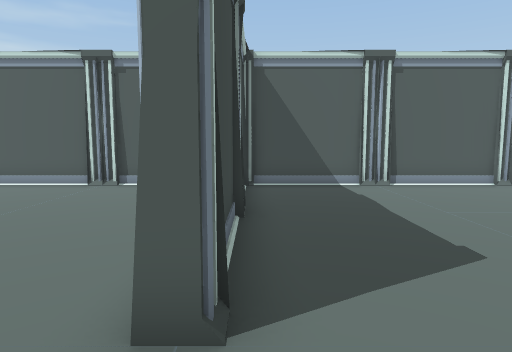
[1] (above)

17 first-person views from a walk through a 3-D level made in the Unity game engine. The camera is 1.3 m above the floor, tilts 6° down and sees 75° across. The floor is counted in squares, 1 m on a side. Each view is taken from the middle of a square. On the plan, view 1 faces up. The plan holds only what a view shows up to about 14 squares ahead; the rest is blank. The place goes on beyond the plan. The player is left out.

[2]
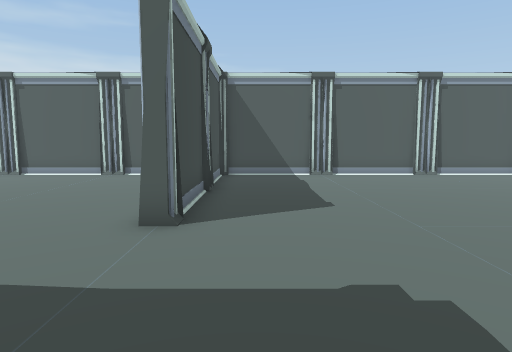

[3]
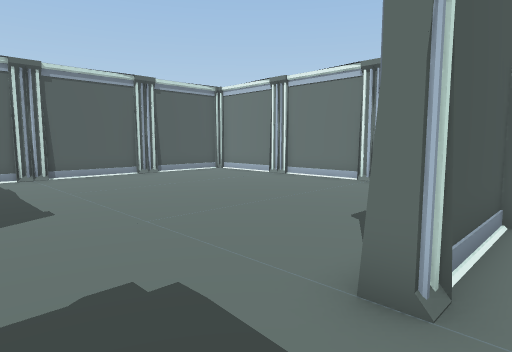

[4]
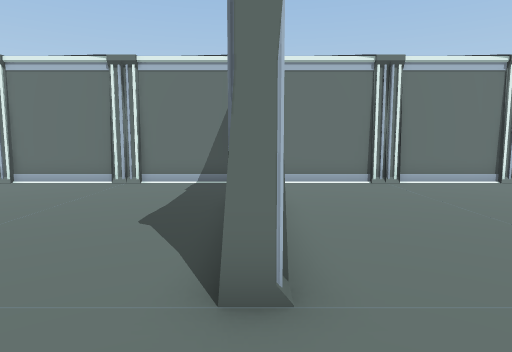

[5]
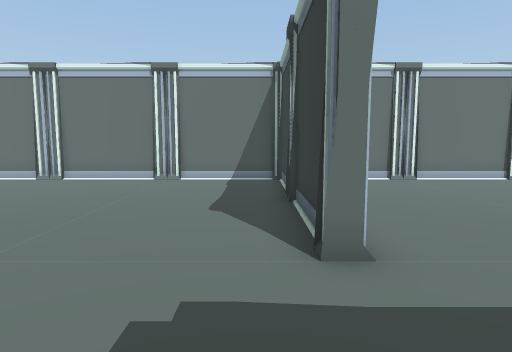

[6]
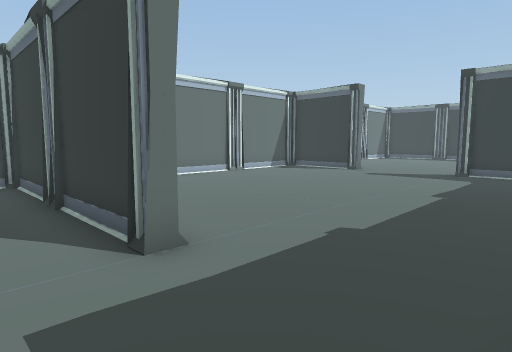

[7]
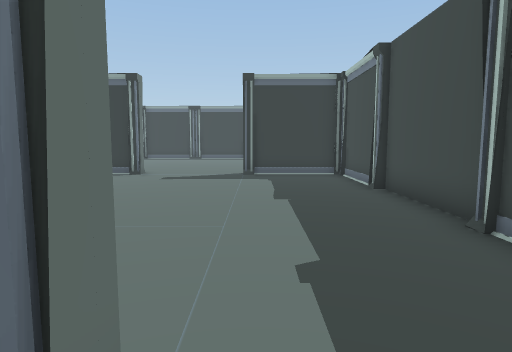

[8]
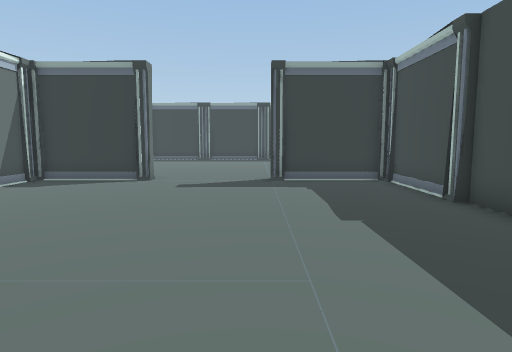

[9]
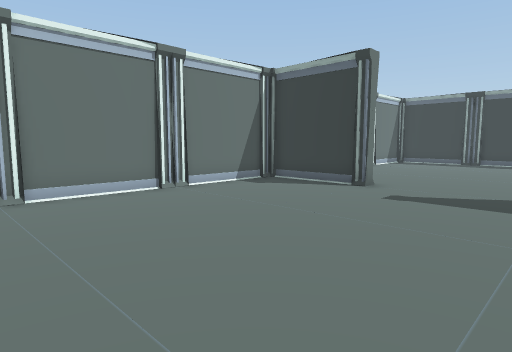

[10]
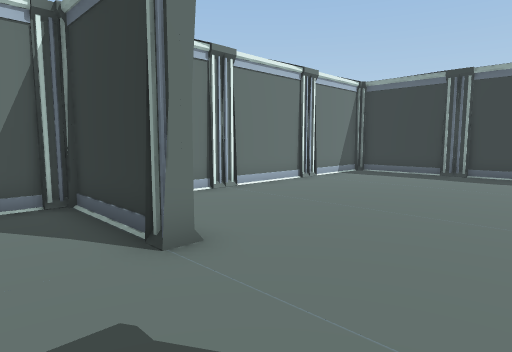

[11]
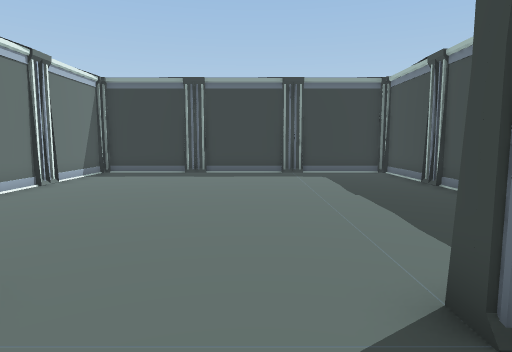

[12]
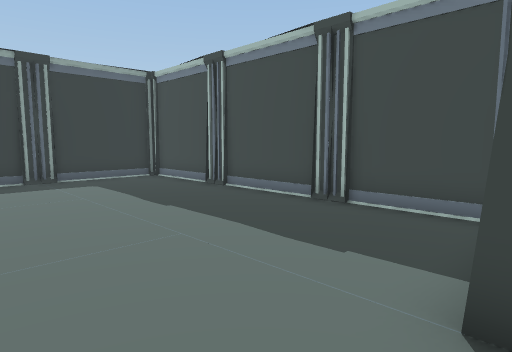

[13]
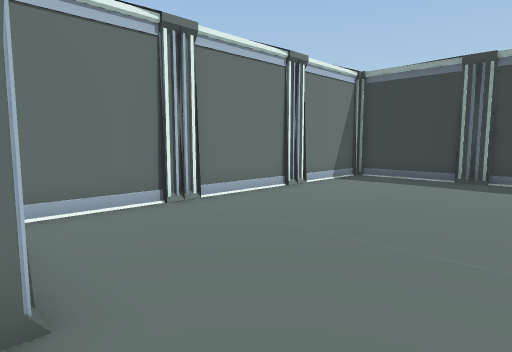

[14]
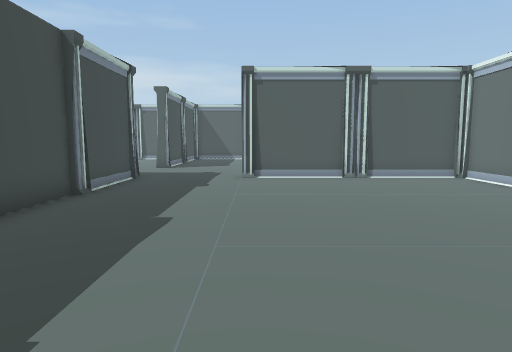

[15]
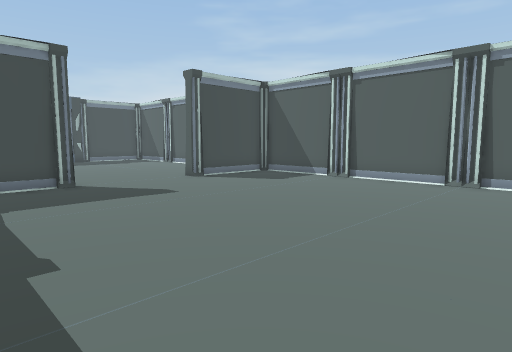

[16]
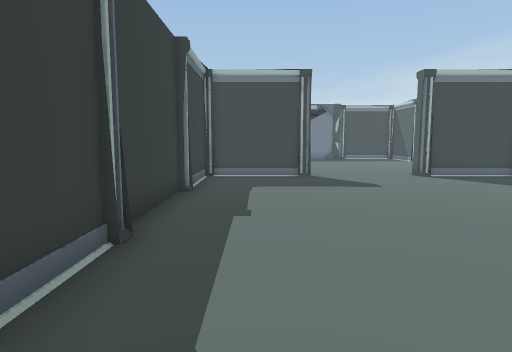

[17]
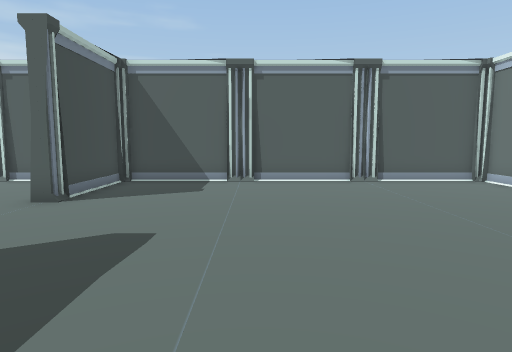

### Floor plan
Ten units are one square. View 1 is at (0, 0); x grows to the right and y downward. Boxes are objects, and circles mark ways between rooms. Rooms are numbered by the first view taken in them; rooms with no view inside come last. Other rooms are left out.
<svg viewBox="-129 -104 248 368">
<path fill="none" stroke="#000" d="M41 19 79 19M84 19 114 19 114 -78M34 19 39 19M35 21 35 16M-4 -64 -4 -29M110 -99 -4 -99M-4 -96 -4 -72M-4 20 -4 35M75 145 75 141 114 141 114 21 35 21M-4 106 -4 141 35 141 35 145M-4 35 -4 104M-2 -20 -9 -20M-89 19 -22 19M-124 -21 -124 19M-6 -86 -6 -99 -124 -99 -124 -60M-121 19 -95 19M114 224 114 150M-4 225 -4 259 114 259 114 225M-4 150 -4 224"/>
<circle cx="15" cy="28" r="3" fill="#2a7"/>
<circle cx="-7" cy="0" r="3" fill="#2a7"/>
<circle cx="50" cy="148" r="3" fill="#2a7"/>
<text x="60" y="-40">1</text>
<text x="60" y="80">2</text>
<text x="-60" y="-40">3</text>
<text x="60" y="200">4</text>
</svg>
Room 1 opens to room 2. Room 1 opens to room 3. Room 2 opens to room 4.

Where each view was taken, in squares from view 1:
view 1: 0 up, 0 right, facing up
view 2: 3 down, 1 right, facing up
view 3: 3 down, 1 right, facing up-right
view 4: 2 down, 1 right, facing right
view 5: 1 down, 0 right, facing right
view 6: 0 up, 0 right, facing down-right
view 7: 1 down, 3 right, facing down
view 8: 3 down, 4 right, facing down
view 9: 5 down, 3 right, facing down-right
view 10: 12 down, 4 right, facing down-right
view 11: 12 down, 5 right, facing down
view 12: 14 down, 6 right, facing down-left
view 13: 14 down, 5 right, facing down-right
view 14: 14 down, 4 right, facing up
view 15: 1 down, 2 left, facing up-left
view 16: 0 up, 0 right, facing left
view 17: 1 down, 8 left, facing up
